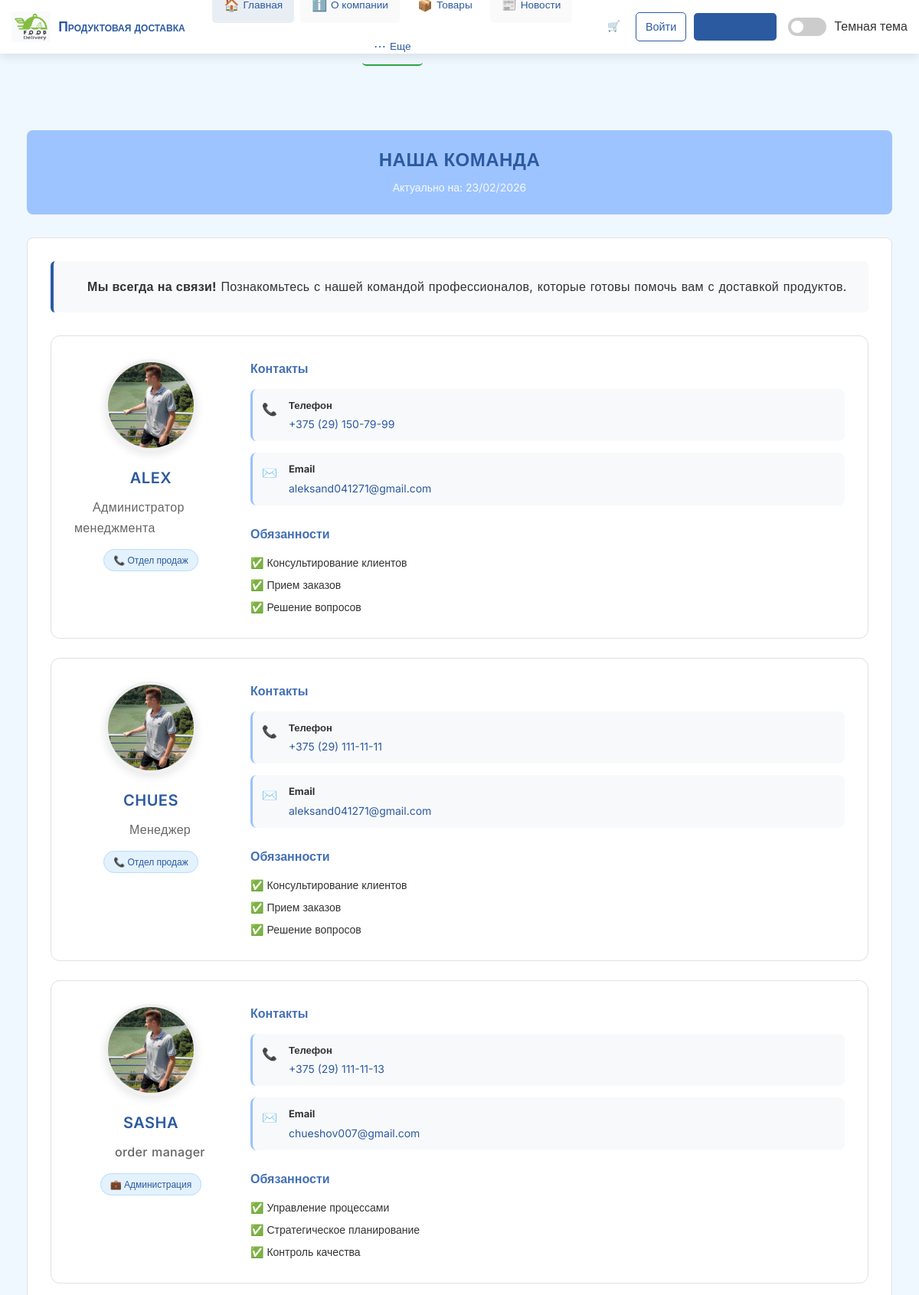
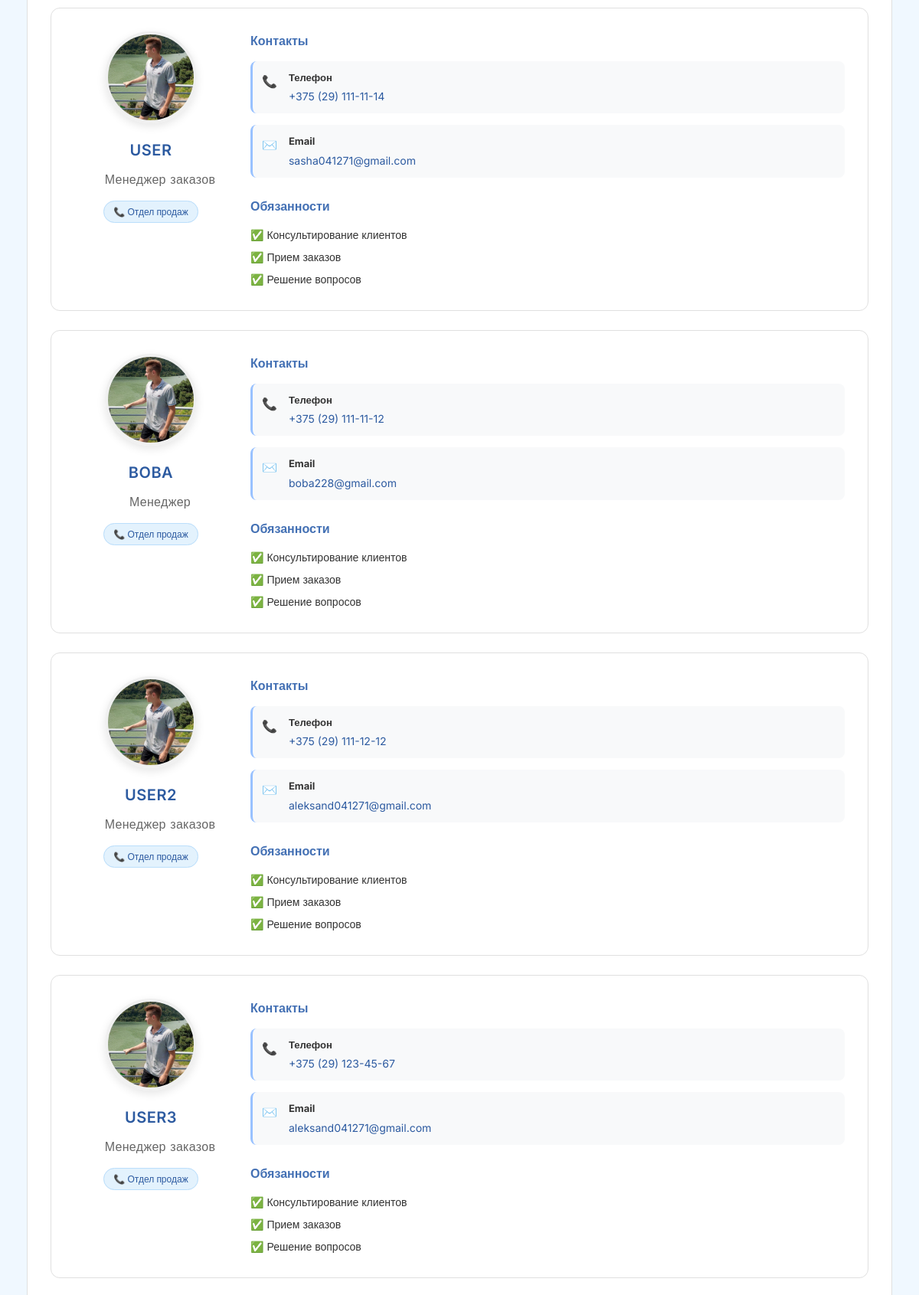
/contacts/ (upper part), run on the app's committed database (2 pictures, top to bottom).
### delivery_app/models.py (models this page shows, shortened)
class Employee(models.Model):
    user = models.OneToOneField(
        User,
        on_delete=models.CASCADE,
        related_name='employee_profile',
        null=True,  # Разрешаем null для обратной совместимости
        blank=True
    )
    date_of_birth = models.DateField(
        validators=[validate_age],
        null=True,  # Разрешаем null для новых полей
        blank=True
    )
    position = models.CharField(max_length=100)
    photo = models.ImageField(upload_to='employee_photos/', blank=True, null=True)
    phone = models.CharField(
        max_length=20,
        validators=[validate_phone],
        blank=True,
        help_text="Формат: +375 (29) XXX-XX-XX"
    )
    first_name = models.CharField(
        max_length=100,
        verbose_name="Имя",
        default="Неизвестно"  # Значение по умолчанию
    )
    last_name = models.CharField(
        max_length=100,
        verbose_name="Фамилия",
        default="Неизвестно"  # Значение по умолчанию
    )
    middle_name = models.CharField(
        max_length=100,
        verbose_name="Отчество",
        blank=True,
        default=""
    )
    email = models.EmailField(
        verbose_name="Email",
        default="unknown@example.com"  # Значение по умолчанию
    )

### delivery_app/views.py (the view)
# urls.py: path('contacts/', views.contacts, name='contacts'),
def contacts(request):
    employees = Employee.objects.all()
    context = {
        'employees': employees,
        'current_date': timezone.now().strftime('%d/%m/%Y'),
        'timezone': 'Europe/Minsk',
    }
    return render(request, 'delivery_app/contacts.html', context)

### delivery_app/templates/delivery_app/contacts.html (shortened to what this page needs)
{% extends "delivery_app/base.html" %}
{% load static %}
{% block content %}
<div class="contacts-simple">
    <div class="simple-header">
        <h1>Наша команда</h1>
        <div class="header-info">
            <span>Актуально на: {{ current_date }}</span>
        </div>
    </div>
    <div class="simple-content">
        <div class="intro-box">
            <p><strong>Мы всегда на связи!</strong> Познакомьтесь с нашей командой профессионалов, которые готовы помочь вам с доставкой продуктов.</p>
        </div>
        <div class="employees-container">
            {% for employee in employees %}
            <div class="employee-card">
                <div class="employee-main">
                    <div class="employee-photo-container">
                        {% if employee.photo %}
                            <img src="{{ employee.photo.url }}" alt="{{ employee.user.username }}" class="employee-photo">
                        {% else %}
                            <div class="employee-photo-placeholder">
                                <span class="placeholder-icon">👤</span>
                            </div>
                        {% endif %}
                    </div>
                    <div class="employee-basic-info">
                        <h3 class="employee-name">{{ employee.user.username }}</h3>
                        <p class="employee-position">{{ employee.position }}</p>
                        <div class="employee-department">
                            <span class="department-badge">
                                {% if "менедж" in employee.position.lower %}
                                    📞 Отдел продаж
                                {% elif "достав" in employee.position.lower %}
                                    🚚 Служба доставки
                                {% elif "техни" in employee.position.lower %}
                                    🔧 Технический отдел
                                {% elif "дирек" in employee.position.lower %}
                                    👔 Руководство
                                {% else %}
                                    💼 Администрация
                                {% endif %}
                            </span>
                        </div>
                    </div>
                </div>
                <div class="employee-details">
                    <div class="contact-section">
                        <h4>Контакты</h4>
                        <div class="contact-grid">
                            {% if employee.phone %}
                            <div class="contact-items">
                                <span class="contact-icon">📞</span>
                                <div class="contact-infor">
                                    <strong>Телефон</strong>
                                    <a href="tel:{{ employee.phone }}" class="contact-link">{{ employee.phone }}</a>
                                </div>
                            </div>
                            {% endif %}
                            {% if employee.user.email %}
                            <div class="contact-items">
                                <span class="contact-icon">✉️</span>
                                <div class="contact-infor">
                                    <strong>Email</strong>
                                    <a href="mailto:{{ employee.user.email }}" class="contact-link">{{ employee.user.email }}</a>
                                </div>
                            </div>
                            {% endif %}
                        </div>
                    </div>
                    <div class="responsibilities-section">
                        <h4>Обязанности</h4>
                        <div class="responsibilities-list">
                            {% if employee.description %}
                                <p>{{ employee.description }}</p>
                            {% else %}
                                <div class="default-responsibilities">
                                    {% if "менедж" in employee.position.lower %}
                                        <span>✅ Консультирование клиентов</span>
                                        <span>✅ Прием заказов</span>
                                        <span>✅ Решение вопросов</span>
                                    {% elif "достав" in employee.position.lower %}
                                        <span>✅ Доставка заказов</span>
                                        <span>✅ Контроль качества</span>
                                        <span>✅ Отчетность</span>
                                    {% elif "техни" in employee.position.lower %}
                                        <span>✅ Поддержка сайта</span>
                                        <span>✅ Техническое обслуживание</span>
                                        <span>✅ Разработка улучшений</span>
                                    {% else %}
                                        <span>✅ Управление процессами</span>
                                        <span>✅ Стратегическое планирование</span>
                                        <span>✅ Контроль качества</span>
                                    {% endif %}
                                </div>
                            {% endif %}
                        </div>
                    </div>
                </div>
            </div>
            {% empty %}
            <div class="empty-state">
                <div class="empty-icon">👥</div>
                <h3>Сотрудников пока нет</h3>
                <p>Информация о нашей команде скоро появится</p>
            </div>
            {% endfor %}
        </div>
    </div>
</div>
{% endblock %}

### delivery_app/static/delivery_app/css/style.css (style rules this page uses)
:root { --primary-color: #2c5aa0; --primary-dark: #1e3d6f; --primary-light: #3a6bc0; --secondary-color: #4CAF50; --secondary-dark: #388E3C; --accent-color: #FF9800; --text-dark: #2c3e50; --text-light: #6c757d; --bg-light: #f8f9fa; --bg-white: #ffffff; --border-color: #e9ecef; --shadow: 0 4px 12px rgba(0, 0, 0, 0.1); --shadow-hover: 0 8px 24px rgba(0, 0, 0, 0.15); }
* { margin: 0; padding: 0; box-sizing: border-box; }
body { font-family: 'Segoe UI', Tahoma, Geneva, Verdana, sans-serif; line-height: 1.6; color: var(--text-dark); background-color: var(--bg-light); }
h1, h2, h3, h4, h5, h6 { color: var(--primary-color); margin-bottom: 1rem; font-weight: 600; }
h1 { font-size: 2.5em; line-height: 1.2; }
h3 { font-size: 1.5em; }
h4 { font-size: 1.25em; }
p { margin-bottom: 1rem; color: var(--text-light); }
a { color: var(--primary-color); text-decoration: none; transition: color 0.3s ease; }

### delivery_app/templates/delivery_app/base.html (style rules this page uses)
:root { --primary-color: #2c5aa0; --secondary-color: #f8f9fa; --accent-color: #28a745; --text-color: #333; --light-text: #6c757d; --border-color: #e9ecef; --shadow: 0 4px 12px rgba(0, 0, 0, 0.1); --transition: all 0.3s ease; }
* { margin: 0; padding: 0; box-sizing: border-box; }
body { font-family: 'Inter', sans-serif; line-height: 1.6; color: var(--text-color); background-color: #f0f8ff; background-image: radial-gradient(ellipse at 30% 20%, rgba(173, 216, 230, 0.4) 0%, transparent 50%), radial-gradient(ellipse at 70% 80%, rgba(135, 206, 250, 0.3) 0%, transparent 50%) fixed !important; background-attachment: fixed !important; display: flex; flex-direction: column; min-height: 100vh; }
h1, h2, h3 { font-weight: 700; margin-bottom: 1rem; text-transform: uppercase; letter-spacing: 0.5px; }
a:link { color: var(--primary-color); text-decoration: none; }
p { margin-bottom: 1rem; text-indent: 1.5em; line-height: 1.7; word-spacing: 0.05em; letter-spacing: 0.02em; text-align: justify; word-wrap: break-word; hyphens: auto; }

### data on the page
Employee: photo (picture), user.username "ALEX", position "Администратор менеджмента", shows "📞 Отдел продаж", phone "+375 (29) 150-79-99", user.email "aleksand041271@gmail.com", shows "✅ Консультирование клиентов"
Employee: photo (picture), user.username "CHUES", position "Менеджер", shows "📞 Отдел продаж", phone "+375 (29) 111-11-11", user.email "aleksand041271@gmail.com", shows "✅ Консультирование клиентов"
Employee: photo (picture), user.username "SASHA", position "order manager", shows "💼 Администрация", phone "+375 (29) 111-11-13", user.email "chueshov007@gmail.com", shows "✅ Управление процессами"
Employee: photo (picture), user.username "USER", position "Менеджер заказов", shows "📞 Отдел продаж", phone "+375 (29) 111-11-14", user.email "sasha041271@gmail.com", shows "✅ Консультирование клиентов"
Employee: photo (picture), user.username "BOBA", position "Менеджер", shows "📞 Отдел продаж", phone "+375 (29) 111-11-12", user.email "boba228@gmail.com", shows "✅ Консультирование клиентов"
Employee: photo (picture), user.username "USER2", position "Менеджер заказов", shows "📞 Отдел продаж", phone "+375 (29) 111-12-12", user.email "aleksand041271@gmail.com", shows "✅ Консультирование клиентов"
Employee: photo (picture), user.username "USER3", position "Менеджер заказов", shows "📞 Отдел продаж", phone "+375 (29) 123-45-67", user.email "aleksand041271@gmail.com", shows "✅ Консультирование клиентов"
